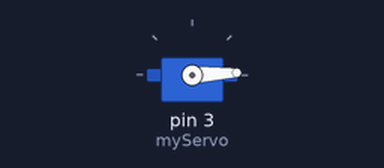
This sketch was run on a simulated Arduino Uno, built with avr-gcc and run on an emulated ATmega328P. Parts: servo.

Above: at 0.05 s.
At 0.45 s:
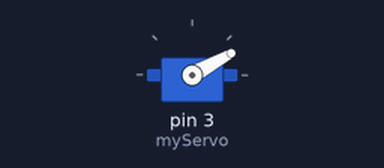
At 0.8 s:
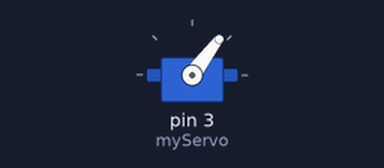
At 1.6 s:
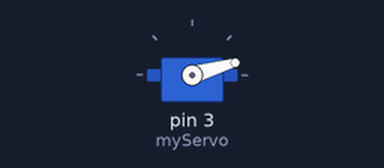
Timing chart, 0 to 4.2 s (numbered marks = the images above):
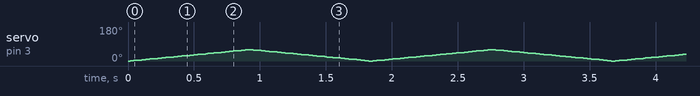

The sketch:

ServoMotorTest.ino
```cpp
#include <Servo.h>  // Include the Servo library

Servo myServo;      // Create a servo object

void setup() {
  myServo.attach(3);  // Attach the servo to PWM pin 3
  //myServo.write(0);
}

void loop() {
  //Sweep from 0° to 180°
  for (int angle = 0; angle <= 60; angle++) {
    myServo.write(angle);  // Set servo position
    delay(15);             // Wait for the servo to reach the position
  }

  // Sweep back from 180° to 0°
  for (int angle = 60; angle >= 0; angle--) {
    myServo.write(angle);
    delay(15);
  }

}
```
